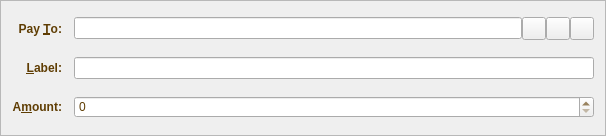
<?xml version="1.0" encoding="UTF-8"?>
<ui version="4.0">
 <class>SendCoinsEntry</class>
 <widget class="QFrame" name="SendCoinsEntry">
  <property name="geometry">
   <rect>
    <x>0</x>
    <y>0</y>
    <width>606</width>
    <height>136</height>
   </rect>
  </property>
  <property name="windowTitle">
   <string>Form</string>
  </property>
  <property name="styleSheet">
   <string notr="true">background-image: url(:/images/image2);
color: rgb(95, 61, 3);</string>
  </property>
  <property name="frameShape">
   <enum>QFrame::StyledPanel</enum>
  </property>
  <property name="frameShadow">
   <enum>QFrame::Sunken</enum>
  </property>
  <layout class="QGridLayout" name="gridLayout">
   <property name="spacing">
    <number>12</number>
   </property>
   <item row="5" column="0">
    <widget class="QLabel" name="label">
     <property name="font">
      <font>
       <weight>75</weight>
       <bold>true</bold>
      </font>
     </property>
     <property name="text">
      <string>A&amp;mount:</string>
     </property>
     <property name="alignment">
      <set>Qt::AlignRight|Qt::AlignTrailing|Qt::AlignVCenter</set>
     </property>
     <property name="buddy">
      <cstring>payAmount</cstring>
     </property>
    </widget>
   </item>
   <item row="3" column="0">
    <widget class="QLabel" name="label_2">
     <property name="font">
      <font>
       <weight>75</weight>
       <bold>true</bold>
      </font>
     </property>
     <property name="text">
      <string>Pay &amp;To:</string>
     </property>
     <property name="alignment">
      <set>Qt::AlignRight|Qt::AlignTrailing|Qt::AlignVCenter</set>
     </property>
     <property name="buddy">
      <cstring>payTo</cstring>
     </property>
    </widget>
   </item>
   <item row="5" column="1">
    <widget class="BitcoinAmountField" name="payAmount"/>
   </item>
   <item row="4" column="1">
    <layout class="QHBoxLayout" name="horizontalLayout_2">
     <property name="spacing">
      <number>0</number>
     </property>
     <item>
      <widget class="QValidatedLineEdit" name="addAsLabel">
       <property name="enabled">
        <bool>true</bool>
       </property>
       <property name="toolTip">
        <string>Enter a label for this address to add it to your address book</string>
       </property>
      </widget>
     </item>
    </layout>
   </item>
   <item row="4" column="0">
    <widget class="QLabel" name="label_4">
     <property name="font">
      <font>
       <weight>75</weight>
       <bold>true</bold>
      </font>
     </property>
     <property name="text">
      <string>&amp;Label:</string>
     </property>
     <property name="alignment">
      <set>Qt::AlignRight|Qt::AlignTrailing|Qt::AlignVCenter</set>
     </property>
     <property name="buddy">
      <cstring>addAsLabel</cstring>
     </property>
    </widget>
   </item>
   <item row="3" column="1">
    <layout class="QHBoxLayout" name="payToLayout">
     <property name="spacing">
      <number>0</number>
     </property>
     <item>
      <widget class="QValidatedLineEdit" name="payTo">
       <property name="toolTip">
        <string>The address to send the payment to  (e.g. 18gZqgY4r2RoEdqYk3QsAqFckyf9pRHN6i)</string>
       </property>
       <property name="maxLength">
        <number>34</number>
       </property>
      </widget>
     </item>
     <item>
      <widget class="QToolButton" name="addressBookButton">
       <property name="toolTip">
        <string>Choose address from address book</string>
       </property>
       <property name="text">
        <string/>
       </property>
       <property name="icon">
        <iconset resource="../bitcoin.qrc">
         <normaloff>:/icons/address-book</normaloff>:/icons/address-book</iconset>
       </property>
       <property name="shortcut">
        <string>Alt+A</string>
       </property>
      </widget>
     </item>
     <item>
      <widget class="QToolButton" name="pasteButton">
       <property name="toolTip">
        <string>Paste address from clipboard</string>
       </property>
       <property name="text">
        <string/>
       </property>
       <property name="icon">
        <iconset resource="../bitcoin.qrc">
         <normaloff>:/icons/editpaste</normaloff>:/icons/editpaste</iconset>
       </property>
       <property name="shortcut">
        <string>Alt+P</string>
       </property>
      </widget>
     </item>
     <item>
      <widget class="QToolButton" name="deleteButton">
       <property name="toolTip">
        <string>Remove this recipient</string>
       </property>
       <property name="text">
        <string/>
       </property>
       <property name="icon">
        <iconset resource="../bitcoin.qrc">
         <normaloff>:/icons/remove</normaloff>:/icons/remove</iconset>
       </property>
      </widget>
     </item>
    </layout>
   </item>
  </layout>
 </widget>
 <customwidgets>
  <customwidget>
   <class>BitcoinAmountField</class>
   <extends>QSpinBox</extends>
   <header>bitcoinamountfield.h</header>
   <container>1</container>
  </customwidget>
  <customwidget>
   <class>QValidatedLineEdit</class>
   <extends>QLineEdit</extends>
   <header>qvalidatedlineedit.h</header>
  </customwidget>
 </customwidgets>
 <resources>
  <include location="../bitcoin.qrc"/>
 </resources>
 <connections/>
</ui>
